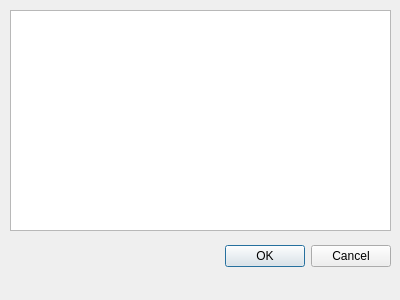
<?xml version="1.0" encoding="UTF-8"?>
<ui version="4.0">
 <class>comment</class>
 <widget class="QDialog" name="comment">
  <property name="geometry">
   <rect>
    <x>0</x>
    <y>0</y>
    <width>400</width>
    <height>300</height>
   </rect>
  </property>
  <property name="windowTitle">
   <string>Dialog</string>
  </property>
  <widget class="QDialogButtonBox" name="choice">
   <property name="geometry">
    <rect>
     <x>10</x>
     <y>240</y>
     <width>381</width>
     <height>32</height>
    </rect>
   </property>
   <property name="orientation">
    <enum>Qt::Horizontal</enum>
   </property>
   <property name="standardButtons">
    <set>QDialogButtonBox::Cancel|QDialogButtonBox::Ok</set>
   </property>
  </widget>
  <widget class="QTextEdit" name="content">
   <property name="geometry">
    <rect>
     <x>10</x>
     <y>10</y>
     <width>381</width>
     <height>221</height>
    </rect>
   </property>
  </widget>
 </widget>
 <resources/>
 <connections>
  <connection>
   <sender>choice</sender>
   <signal>accepted()</signal>
   <receiver>comment</receiver>
   <slot>accept()</slot>
   <hints>
    <hint type="sourcelabel">
     <x>248</x>
     <y>254</y>
    </hint>
    <hint type="destinationlabel">
     <x>157</x>
     <y>274</y>
    </hint>
   </hints>
  </connection>
  <connection>
   <sender>choice</sender>
   <signal>rejected()</signal>
   <receiver>comment</receiver>
   <slot>reject()</slot>
   <hints>
    <hint type="sourcelabel">
     <x>316</x>
     <y>260</y>
    </hint>
    <hint type="destinationlabel">
     <x>286</x>
     <y>274</y>
    </hint>
   </hints>
  </connection>
 </connections>
</ui>
